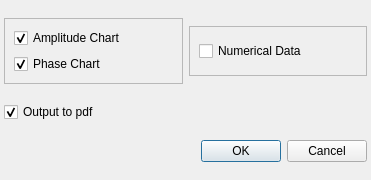
<?xml version="1.0" encoding="UTF-8"?>
<ui version="4.0">
 <class>CFourOutputInfo</class>
 <widget class="QDialog" name="CFourOutputInfo">
  <property name="geometry">
   <rect>
    <x>0</x>
    <y>0</y>
    <width>371</width>
    <height>180</height>
   </rect>
  </property>
  <property name="minimumSize">
   <size>
    <width>310</width>
    <height>160</height>
   </size>
  </property>
  <property name="windowTitle">
   <string>DYNAMICALLY CHANGED</string>
  </property>
  <layout class="QVBoxLayout" name="verticalLayout">
   <property name="spacing">
    <number>4</number>
   </property>
   <property name="leftMargin">
    <number>4</number>
   </property>
   <property name="topMargin">
    <number>4</number>
   </property>
   <property name="rightMargin">
    <number>4</number>
   </property>
   <property name="bottomMargin">
    <number>4</number>
   </property>
   <item>
    <layout class="QHBoxLayout" name="horizontalLayout">
     <property name="spacing">
      <number>6</number>
     </property>
     <property name="leftMargin">
      <number>0</number>
     </property>
     <item>
      <widget class="QFrame" name="frame">
       <property name="maximumSize">
        <size>
         <width>16777215</width>
         <height>100</height>
        </size>
       </property>
       <property name="frameShape">
        <enum>QFrame::StyledPanel</enum>
       </property>
       <property name="frameShadow">
        <enum>QFrame::Sunken</enum>
       </property>
       <property name="lineWidth">
        <number>2</number>
       </property>
       <layout class="QVBoxLayout" name="verticalLayout_2">
        <item>
         <widget class="QCheckBox" name="amplChkBox">
          <property name="text">
           <string>Amplitude Chart</string>
          </property>
          <property name="checked">
           <bool>true</bool>
          </property>
         </widget>
        </item>
        <item>
         <widget class="QCheckBox" name="phaseChkBox">
          <property name="text">
           <string>Phase Chart</string>
          </property>
          <property name="checked">
           <bool>true</bool>
          </property>
         </widget>
        </item>
       </layout>
      </widget>
     </item>
     <item>
      <widget class="QFrame" name="frame_2">
       <property name="maximumSize">
        <size>
         <width>16777215</width>
         <height>50</height>
        </size>
       </property>
       <property name="frameShape">
        <enum>QFrame::StyledPanel</enum>
       </property>
       <property name="frameShadow">
        <enum>QFrame::Sunken</enum>
       </property>
       <layout class="QVBoxLayout" name="verticalLayout_3">
        <item>
         <widget class="QCheckBox" name="numDataChkBox">
          <property name="sizePolicy">
           <sizepolicy hsizetype="Minimum" vsizetype="Minimum">
            <horstretch>0</horstretch>
            <verstretch>0</verstretch>
           </sizepolicy>
          </property>
          <property name="text">
           <string>Numerical Data</string>
          </property>
         </widget>
        </item>
       </layout>
      </widget>
     </item>
    </layout>
   </item>
   <item>
    <widget class="QCheckBox" name="pdfCBox">
     <property name="text">
      <string>Output to pdf</string>
     </property>
     <property name="checked">
      <bool>true</bool>
     </property>
    </widget>
   </item>
   <item>
    <widget class="QDialogButtonBox" name="buttonBox">
     <property name="orientation">
      <enum>Qt::Horizontal</enum>
     </property>
     <property name="standardButtons">
      <set>QDialogButtonBox::Cancel|QDialogButtonBox::Ok</set>
     </property>
    </widget>
   </item>
  </layout>
 </widget>
 <resources/>
 <connections/>
</ui>
